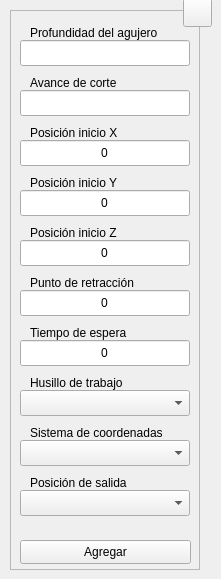
  <widget class="QWidget" name="centralwidget">
   <widget class="QFrame" name="frame">
    <property name="geometry">
     <rect>
      <x>10</x>
      <y>10</y>
      <width>190</width>
      <height>560</height>
     </rect>
    </property>
    <property name="sizePolicy">
     <sizepolicy hsizetype="Fixed" vsizetype="Fixed">
      <horstretch>0</horstretch>
      <verstretch>0</verstretch>
     </sizepolicy>
    </property>
    <property name="minimumSize">
     <size>
      <width>190</width>
      <height>560</height>
     </size>
    </property>
    <property name="maximumSize">
     <size>
      <width>190</width>
      <height>560</height>
     </size>
    </property>
    <property name="frameShape">
     <enum>QFrame::StyledPanel</enum>
    </property>
    <property name="frameShadow">
     <enum>QFrame::Raised</enum>
    </property>
    <widget class="QLineEdit" name="tbx_dpt">
     <property name="geometry">
      <rect>
       <x>10</x>
       <y>30</y>
       <width>170</width>
       <height>26</height>
      </rect>
     </property>
     <property name="minimumSize">
      <size>
       <width>170</width>
       <height>0</height>
      </size>
     </property>
     <property name="maximumSize">
      <size>
       <width>170</width>
       <height>16777215</height>
      </size>
     </property>
     <property name="toolTip">
      <string>Digite la profundidad del agujero de centro</string>
     </property>
     <property name="statusTip">
      <string/>
     </property>
     <property name="alignment">
      <set>Qt::AlignCenter</set>
     </property>
     <property name="placeholderText">
      <string/>
     </property>
    </widget>
    <widget class="QLabel" name="lbl_dpt">
     <property name="enabled">
      <bool>true</bool>
     </property>
     <property name="geometry">
      <rect>
       <x>20</x>
       <y>10</y>
       <width>139</width>
       <height>26</height>
      </rect>
     </property>
     <property name="text">
      <string>Profundidad del agujero</string>
     </property>
     <property name="buddy">
      <cstring>lbl_dpt</cstring>
     </property>
    </widget>
    <widget class="QLineEdit" name="tbx_dwl">
     <property name="geometry">
      <rect>
       <x>10</x>
       <y>330</y>
       <width>170</width>
       <height>26</height>
      </rect>
     </property>
     <property name="minimumSize">
      <size>
       <width>170</width>
       <height>0</height>
      </size>
     </property>
     <property name="maximumSize">
      <size>
       <width>170</width>
       <height>16777215</height>
      </size>
     </property>
     <property name="toolTip">
      <string>Digite el tiempo de espera en segundos</string>
     </property>
     <property name="statusTip">
      <string/>
     </property>
     <property name="text">
      <string>0</string>
     </property>
     <property name="alignment">
      <set>Qt::AlignCenter</set>
     </property>
     <property name="placeholderText">
      <string/>
     </property>
    </widget>
    <widget class="QLabel" name="lbl_dwl">
     <property name="enabled">
      <bool>true</bool>
     </property>
     <property name="geometry">
      <rect>
       <x>20</x>
       <y>310</y>
       <width>105</width>
       <height>26</height>
      </rect>
     </property>
     <property name="text">
      <string>Tiempo de espera</string>
     </property>
    </widget>
    <widget class="QPushButton" name="btn_save">
     <property name="geometry">
      <rect>
       <x>10</x>
       <y>530</y>
       <width>171</width>
       <height>24</height>
      </rect>
     </property>
     <property name="sizePolicy">
      <sizepolicy hsizetype="Expanding" vsizetype="Expanding">
       <horstretch>0</horstretch>
       <verstretch>0</verstretch>
      </sizepolicy>
     </property>
     <property name="minimumSize">
      <size>
       <width>88</width>
       <height>0</height>
      </size>
     </property>
     <property name="toolTip">
      <string>Agregar los datos al programa CNC</string>
     </property>
     <property name="statusTip">
      <string/>
     </property>
     <property name="text">
      <string>Agregar</string>
     </property>
     <property name="shortcut">
      <string>Ctrl+S</string>
     </property>
     <property name="autoDefault">
      <bool>true</bool>
     </property>
    </widget>
    <widget class="QLabel" name="lbl_fed">
     <property name="enabled">
      <bool>true</bool>
     </property>
     <property name="geometry">
      <rect>
       <x>20</x>
       <y>60</y>
       <width>141</width>
       <height>26</height>
      </rect>
     </property>
     <property name="text">
      <string>Avance de corte</string>
     </property>
     <property name="buddy">
      <cstring>lbl_fed</cstring>
     </property>
    </widget>
    <widget class="QLineEdit" name="tbx_fed">
     <property name="geometry">
      <rect>
       <x>10</x>
       <y>80</y>
       <width>170</width>
       <height>26</height>
      </rect>
     </property>
     <property name="minimumSize">
      <size>
       <width>170</width>
       <height>0</height>
      </size>
     </property>
     <property name="maximumSize">
      <size>
       <width>170</width>
       <height>16777215</height>
      </size>
     </property>
     <property name="toolTip">
      <string>Digite la velocidad de avance de corte</string>
     </property>
     <property name="statusTip">
      <string/>
     </property>
     <property name="alignment">
      <set>Qt::AlignCenter</set>
     </property>
     <property name="placeholderText">
      <string/>
     </property>
    </widget>
    <widget class="QComboBox" name="cbx_sde">
     <property name="geometry">
      <rect>
       <x>10</x>
       <y>380</y>
       <width>170</width>
       <height>26</height>
      </rect>
     </property>
     <property name="minimumSize">
      <size>
       <width>170</width>
       <height>26</height>
      </size>
     </property>
     <property name="maximumSize">
      <size>
       <width>170</width>
       <height>16777215</height>
      </size>
     </property>
     <property name="toolTip">
      <string>Seleccione el husillo de trabajo a utilizar</string>
     </property>
    </widget>
    <widget class="QLabel" name="lbl_sde">
     <property name="enabled">
      <bool>true</bool>
     </property>
     <property name="geometry">
      <rect>
       <x>20</x>
       <y>360</y>
       <width>101</width>
       <height>26</height>
      </rect>
     </property>
     <property name="text">
      <string>Husillo de trabajo</string>
     </property>
    </widget>
    <widget class="QLineEdit" name="tbx_xin">
     <property name="geometry">
      <rect>
       <x>10</x>
       <y>130</y>
       <width>170</width>
       <height>26</height>
      </rect>
     </property>
     <property name="minimumSize">
      <size>
       <width>170</width>
       <height>0</height>
      </size>
     </property>
     <property name="maximumSize">
      <size>
       <width>170</width>
       <height>16777215</height>
      </size>
     </property>
     <property name="toolTip">
      <string>Digite la posición de inicio en el eje X</string>
     </property>
     <property name="statusTip">
      <string/>
     </property>
     <property name="text">
      <string>0</string>
     </property>
     <property name="alignment">
      <set>Qt::AlignCenter</set>
     </property>
     <property name="placeholderText">
      <string/>
     </property>
    </widget>
    <widget class="QLabel" name="lbl_xin">
     <property name="enabled">
      <bool>true</bool>
     </property>
     <property name="geometry">
      <rect>
       <x>20</x>
       <y>110</y>
       <width>98</width>
       <height>26</height>
      </rect>
     </property>
     <property name="text">
      <string>Posición inicio X</string>
     </property>
    </widget>
    <widget class="QLabel" name="lbl_yin">
     <property name="enabled">
      <bool>true</bool>
     </property>
     <property name="geometry">
      <rect>
       <x>20</x>
       <y>160</y>
       <width>98</width>
       <height>26</height>
      </rect>
     </property>
     <property name="text">
      <string>Posición inicio Y</string>
     </property>
    </widget>
    <widget class="QLineEdit" name="tbx_yin">
     <property name="geometry">
      <rect>
       <x>10</x>
       <y>180</y>
       <width>170</width>
       <height>26</height>
      </rect>
     </property>
     <property name="minimumSize">
      <size>
       <width>170</width>
       <height>0</height>
      </size>
     </property>
     <property name="maximumSize">
      <size>
       <width>170</width>
       <height>16777215</height>
      </size>
     </property>
     <property name="toolTip">
      <string>Digite la posición de inicio en el eje Y</string>
     </property>
     <property name="statusTip">
      <string/>
     </property>
     <property name="text">
      <string>0</string>
     </property>
     <property name="alignment">
      <set>Qt::AlignCenter</set>
     </property>
     <property name="placeholderText">
      <string/>
     </property>
    </widget>
    <widget class="QLabel" name="lbl_zin">
     <property name="enabled">
      <bool>true</bool>
     </property>
     <property name="geometry">
      <rect>
       <x>20</x>
       <y>210</y>
       <width>98</width>
       <height>26</height>
      </rect>
     </property>
     <property name="text">
      <string>Posición inicio Z</string>
     </property>
    </widget>
    <widget class="QLineEdit" name="tbx_zin">
     <property name="geometry">
      <rect>
       <x>10</x>
       <y>230</y>
       <width>170</width>
       <height>26</height>
      </rect>
     </property>
     <property name="minimumSize">
      <size>
       <width>170</width>
       <height>0</height>
      </size>
     </property>
     <property name="maximumSize">
      <size>
       <width>170</width>
       <height>16777215</height>
      </size>
     </property>
     <property name="toolTip">
      <string>Digite la posición de inicio en el eje Z</string>
     </property>
     <property name="statusTip">
      <string/>
     </property>
     <property name="text">
      <string>0</string>
     </property>
     <property name="alignment">
      <set>Qt::AlignCenter</set>
     </property>
     <property name="placeholderText">
      <string/>
     </property>
    </widget>
    <widget class="QComboBox" name="cbx_sys">
     <property name="geometry">
      <rect>
       <x>10</x>
       <y>430</y>
       <width>170</width>
       <height>26</height>
      </rect>
     </property>
     <property name="minimumSize">
      <size>
       <width>170</width>
       <height>26</height>
      </size>
     </property>
     <property name="maximumSize">
      <size>
       <width>170</width>
       <height>16777215</height>
      </size>
     </property>
     <property name="toolTip">
      <string>Seleccione el sistema de coordenadas a utilizar</string>
     </property>
    </widget>
    <widget class="QLabel" name="lbl_sys">
     <property name="enabled">
      <bool>true</bool>
     </property>
     <property name="geometry">
      <rect>
       <x>20</x>
       <y>410</y>
       <width>138</width>
       <height>26</height>
      </rect>
     </property>
     <property name="text">
      <string>Sistema de coordenadas</string>
     </property>
     <property name="buddy">
      <cstring>lbl_mov</cstring>
     </property>
    </widget>
    <widget class="QLabel" name="lbl_znd">
     <property name="enabled">
      <bool>true</bool>
     </property>
     <property name="geometry">
      <rect>
       <x>20</x>
       <y>460</y>
       <width>105</width>
       <height>26</height>
      </rect>
     </property>
     <property name="text">
      <string>Posición de salida</string>
     </property>
     <property name="buddy">
      <cstring>lbl_mov</cstring>
     </property>
    </widget>
    <widget class="QComboBox" name="cbx_znd">
     <property name="geometry">
      <rect>
       <x>10</x>
       <y>480</y>
       <width>170</width>
       <height>26</height>
      </rect>
     </property>
     <property name="minimumSize">
      <size>
       <width>170</width>
       <height>26</height>
      </size>
     </property>
     <property name="maximumSize">
      <size>
       <width>170</width>
       <height>16777215</height>
      </size>
     </property>
     <property name="toolTip">
      <string>Seleccione el punto de salida del perforado</string>
     </property>
    </widget>
    <widget class="QLineEdit" name="tbx_rtr">
     <property name="geometry">
      <rect>
       <x>10</x>
       <y>280</y>
       <width>170</width>
       <height>26</height>
      </rect>
     </property>
     <property name="minimumSize">
      <size>
       <width>170</width>
       <height>0</height>
      </size>
     </property>
     <property name="maximumSize">
      <size>
       <width>170</width>
       <height>16777215</height>
      </size>
     </property>
     <property name="toolTip">
      <string>Digite la distancia de retracción</string>
     </property>
     <property name="statusTip">
      <string/>
     </property>
     <property name="text">
      <string>0</string>
     </property>
     <property name="alignment">
      <set>Qt::AlignCenter</set>
     </property>
     <property name="placeholderText">
      <string/>
     </property>
    </widget>
    <widget class="QLabel" name="lbl_rtr">
     <property name="enabled">
      <bool>true</bool>
     </property>
     <property name="geometry">
      <rect>
       <x>20</x>
       <y>260</y>
       <width>115</width>
       <height>26</height>
      </rect>
     </property>
     <property name="text">
      <string>Punto de retracción</string>
     </property>
    </widget>
    <zorder>tbx_dpt</zorder>
    <zorder>lbl_dpt</zorder>
    <zorder>tbx_dwl</zorder>
    <zorder>lbl_dwl</zorder>
    <zorder>btn_save</zorder>
    <zorder>tbx_fed</zorder>
    <zorder>lbl_fed</zorder>
    <zorder>cbx_sde</zorder>
    <zorder>lbl_sde</zorder>
    <zorder>tbx_xin</zorder>
    <zorder>lbl_xin</zorder>
    <zorder>tbx_yin</zorder>
    <zorder>tbx_zin</zorder>
    <zorder>lbl_zin</zorder>
    <zorder>lbl_yin</zorder>
    <zorder>cbx_sys</zorder>
    <zorder>lbl_sys</zorder>
    <zorder>cbx_znd</zorder>
    <zorder>tbx_rtr</zorder>
    <zorder>lbl_rtr</zorder>
    <zorder>lbl_znd</zorder>
   </widget>
   <widget class="QToolButton" name="btn_help">
    <property name="geometry">
     <rect>
      <x>183</x>
      <y>-2</y>
      <width>29</width>
      <height>29</height>
     </rect>
    </property>
    <property name="font">
     <font>
      <pointsize>20</pointsize>
      <bold>true</bold>
     </font>
    </property>
    <property name="text">
     <string/>
    </property>
    <property name="icon">
     <iconset resource="../../resources/resources.qrc">
      <normaloff>:/icons/question.png</normaloff>:/icons/question.png</iconset>
    </property>
    <property name="iconSize">
     <size>
      <width>20</width>
      <height>20</height>
     </size>
    </property>
    <property name="shortcut">
     <string>F1</string>
    </property>
   </widget>
  </widget>
